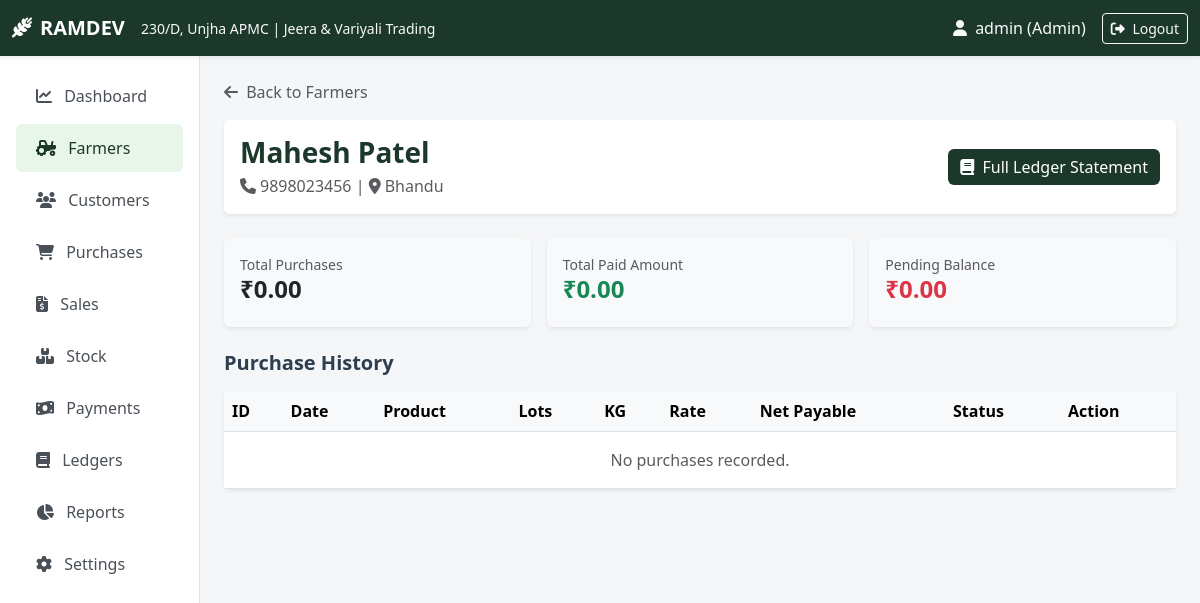
The app's page /farmers/2 (signed in) with its own data.
### tables this page shows
CREATE TABLE settings (
            key TEXT PRIMARY KEY,
            value TEXT NOT NULL
        );

CREATE TABLE farmers (
            id INTEGER PRIMARY KEY AUTOINCREMENT,
            name TEXT NOT NULL,
            mobile TEXT NOT NULL,
            village TEXT NOT NULL,
            created_at TIMESTAMP DEFAULT CURRENT_TIMESTAMP
        );

### app.py (the view)
@app.route('/farmers/<int:id>')
@login_required
def farmer_details(id):
    conn = get_db_connection()
    farmer = conn.execute("SELECT * FROM farmers WHERE id = ?", (id,)).fetchone()
    if not farmer:
        conn.close()
        flash("Farmer not found.", "danger")
        return redirect(url_for('farmers'))
    purchases = conn.execute("""
        SELECT p.*, pr.name as product_name
        FROM purchases p
        JOIN products pr ON p.product_id = pr.id
        WHERE p.farmer_id = ? ORDER BY p.id DESC
    """, (id,)).fetchall()
    ledger = conn.execute("SELECT * FROM ledger WHERE party_type = 'Farmer' AND party_id = ? ORDER BY date ASC, id ASC", (id,)).fetchall()
    totals = conn.execute("""
        SELECT SUM(net_payable) as total_purchase, SUM(paid_amount) as total_paid, SUM(remaining_amount) as total_pending
        FROM purchases WHERE farmer_id = ?
    """, (id,)).fetchone()
    conn.close()
    return render_template('farmer_details.html', farmer=farmer, purchases=purchases, ledger=ledger, totals=totals)

### app.py (called while the page is built)
@app.context_processor
def inject_global_vars():
    business_info = {
        'name': get_setting('business_name', 'RAMDEV'),
        'shop_no': get_setting('shop_no', '230/D'),
        'market': get_setting('market', 'Unjha APMC'),
        'type': get_setting('business_type', 'Jeera & Variyali Trading'),
        'location': get_setting('location', 'Unjha APMC, Gujarat, India'),
        'mobile': get_setting('mobile', ''),
        'email': get_setting('email', ''),
        'gst_no': get_setting('gst_no', ''),
        'lot_weight': get_lot_weight()
    }
    return dict(biz=business_info)

def login_required(f):
    @wraps(f)
    def decorated_function(*args, **kwargs):
        if 'user_id' not in session:
            flash("Please log in to access this page.", "warning")
            return redirect(url_for('login'))
        return f(*args, **kwargs)
    return decorated_function

### database.py (called while the page is built)
def get_db_connection():
    conn = sqlite3.connect(DB_NAME)
    conn.row_factory = sqlite3.Row
    return conn

def get_setting(key, default=""):
    conn = get_db_connection()
    res = conn.execute("SELECT value FROM settings WHERE key = ?", (key,)).fetchone()
    conn.close()
    return res['value'] if res else default

def get_lot_weight():
    try:
        return float(get_setting('lot_weight_kg', '20'))
    except ValueError:
        return 20.0

### templates/farmer_details.html
{% extends "base.html" %}
{% block content %}
<div class="mb-3">
    <a href="{{ url_for('farmers') }}" class="text-decoration-none text-muted"><i class="fa-solid fa-arrow-left me-1"></i> Back to Farmers</a>
</div>
<div class="card border-0 shadow-sm mb-4">
    <div class="card-body">
        <div class="d-flex justify-content-between align-items-center">
            <div>
                <h3 class="fw-bold text-mandi mb-1">{{ farmer.name }}</h3>
                <p class="text-muted mb-0"><i class="fa-solid fa-phone me-1"></i>{{ farmer.mobile }} | <i class="fa-solid fa-location-dot me-1"></i>{{ farmer.village }}</p>
            </div>
            <a href="{{ url_for('ledger', party_type='Farmer', party_id=farmer.id) }}" class="btn btn-mandi"><i class="fa-solid fa-book me-1"></i> Full Ledger Statement</a>
        </div>
    </div>
</div>
<div class="row g-3 mb-4">
    <div class="col-md-4">
        <div class="card border-0 shadow-sm p-3 bg-light">
            <small class="text-muted">Total Purchases</small>
            <h4 class="fw-bold">₹{{ "%.2f"|format(totals.total_purchase or 0) }}</h4>
        </div>
    </div>
    <div class="col-md-4">
        <div class="card border-0 shadow-sm p-3 bg-light">
            <small class="text-muted">Total Paid Amount</small>
            <h4 class="fw-bold text-success">₹{{ "%.2f"|format(totals.total_paid or 0) }}</h4>
        </div>
    </div>
    <div class="col-md-4">
        <div class="card border-0 shadow-sm p-3 bg-light">
            <small class="text-muted">Pending Balance</small>
            <h4 class="fw-bold text-danger">₹{{ "%.2f"|format(totals.total_pending or 0) }}</h4>
        </div>
    </div>
</div>
<h5 class="fw-bold mb-3">Purchase History</h5>
<div class="card border-0 shadow-sm">
    <div class="card-body p-0">
        <div class="table-responsive">
            <table class="table table-hover mb-0">
                <thead class="table-light">
                    <tr><th>ID</th><th>Date</th><th>Product</th><th>Lots</th><th>KG</th><th>Rate</th><th>Net Payable</th><th>Status</th><th>Action</th></tr>
                </thead>
                <tbody>
                    {% for p in purchases %}
                    <tr>
                        <td>#{{ p.id }}</td>
                        <td>{{ p.date }}</td>
                        <td>{{ p.product_name }}</td>
                        <td>{{ p.lots }}</td>
                        <td>{{ p.kg }}</td>
                        <td>₹{{ p.rate_per_kg }}</td>
                        <td class="fw-bold">₹{{ p.net_payable }}</td>
                        <td><span class="badge bg-{% if p.payment_status=='Paid' %}success{% elif p.payment_status=='Partial' %}warning{% else %}danger{% endif %}">{{ p.payment_status }}</span></td>
                        <td><a href="{{ url_for('purchase_receipt', id=p.id) }}" class="btn btn-sm btn-outline-secondary">Receipt</a></td>
                    </tr>
                    {% else %}
                    <tr><td colspan="9" class="text-center text-muted py-3">No purchases recorded.</td></tr>
                    {% endfor %}
                </tbody>
            </table>
        </div>
    </div>
</div>
{% endblock %}

### templates/base.html (shortened to what this page needs)
<!DOCTYPE html>
<html lang="en">
<head>
    <link href="https://cdn.jsdelivr.net/npm/bootstrap@5.3.0/dist/css/bootstrap.min.css" rel="stylesheet">
    <link rel="stylesheet" href="https://cdnjs.cloudflare.com/ajax/libs/font-awesome/6.4.0/css/all.min.css">
    <link rel="stylesheet" href="{{ url_for('static', filename='style.css') }}">
</head>
<body>
    <nav class="navbar navbar-expand-lg navbar-dark bg-mandi sticky-top shadow-sm no-print">
        <div class="container-fluid">
            <a class="navbar-brand fw-bold" href="{{ url_for('dashboard') }}">
                <i class="fa-solid fa-wheat-awn me-2"></i>{{ biz.name }}
            </a>
            <span class="navbar-text text-light d-none d-md-inline me-auto">
                <small>{{ biz.shop_no }}, {{ biz.market }} | {{ biz.type }}</small>
            </span>
            <div class="d-flex align-items-center">
                {% if session.get('user_id') %}
                <span class="text-light me-3"><i class="fa-solid fa-user me-1"></i> {{ session.username }} ({{ session.role }})</span>
                <a href="{{ url_for('logout') }}" class="btn btn-outline-light btn-sm"><i class="fa-solid fa-right-from-bracket me-1"></i> Logout</a>
                {% endif %}
            </div>
        </div>
    </nav>
    <div class="container-fluid">
        <div class="row">
            {% if session.get('user_id') %}
            <nav class="col-md-3 col-lg-2 d-md-block sidebar collapse p-3 no-print">
                <div class="position-sticky">
                    <ul class="nav flex-column">
                        <li class="nav-item"><a class="nav-link {% if request.endpoint == 'dashboard' %}active{% endif %}" href="{{ url_for('dashboard') }}"><i class="fa-solid fa-chart-line me-2"></i> Dashboard</a></li>
                        <li class="nav-item"><a class="nav-link {% if request.endpoint in ['farmers', 'farmer_details'] %}active{% endif %}" href="{{ url_for('farmers') }}"><i class="fa-solid fa-tractor me-2"></i> Farmers</a></li>
                        <li class="nav-item"><a class="nav-link {% if request.endpoint in ['customers', 'customer_details'] %}active{% endif %}" href="{{ url_for('customers') }}"><i class="fa-solid fa-users me-2"></i> Customers</a></li>
                        <li class="nav-item"><a class="nav-link " href="{{ url_for('purchases') }}"><i class="fa-solid fa-cart-shopping me-2"></i> Purchases</a></li>
                        <li class="nav-item"><a class="nav-link " href="{{ url_for('sales') }}"><i class="fa-solid fa-file-invoice-dollar me-2"></i> Sales</a></li>
                        <li class="nav-item"><a class="nav-link {% if request.endpoint == 'stock' %}active{% endif %}" href="{{ url_for('stock') }}"><i class="fa-solid fa-boxes-stacked me-2"></i> Stock</a></li>
                        <li class="nav-item"><a class="nav-link {% if request.endpoint == 'payments' %}active{% endif %}" href="{{ url_for('payments') }}"><i class="fa-solid fa-money-bill-wave me-2"></i> Payments</a></li>
                        <li class="nav-item"><a class="nav-link {% if request.endpoint == 'ledger' %}active{% endif %}" href="{{ url_for('ledger') }}"><i class="fa-solid fa-book me-2"></i> Ledgers</a></li>
                        <li class="nav-item"><a class="nav-link {% if request.endpoint == 'reports' %}active{% endif %}" href="{{ url_for('reports') }}"><i class="fa-solid fa-chart-pie me-2"></i> Reports</a></li>
                        {% if session.get('role') == 'Admin' %}
                        <li class="nav-item"><a class="nav-link {% if request.endpoint == 'settings' %}active{% endif %}" href="{{ url_for('settings') }}"><i class="fa-solid fa-gear me-2"></i> Settings</a></li>
                        {% endif %}
                    </ul>
                </div>
            </nav>
            <main class="col-md-9 ms-sm-auto col-lg-10 px-md-4 py-4">
            {% else %}
            <main class="col-12 px-md-4 py-4">
            {% endif %}
                {% block content %}{% endblock %}
            </main>
        </div>
    </div>
</body>
</html>

### static/style.css (style rules this page uses)
:root { --primary-color: #1b382b; --primary-hover: #142a20; --secondary-color: #d4a373; --bg-light: #f4f6f8; --text-dark: #2c3e50; --card-shadow: 0 4px 12px rgba(0,0,0,0.05); }
body { font-family: 'Segoe UI', Tahoma, Geneva, Verdana, sans-serif; background-color: var(--bg-light); color: var(--text-dark); }
.bg-mandi { background-color: var(--primary-color) !important; }
.text-mandi { color: var(--primary-color) !important; }
.btn-mandi { background-color: var(--primary-color); color: #fff; border: none; }
.sidebar { min-height: calc(100vh - 56px); background-color: #ffffff; border-right: 1px solid #e0e0e0; }
.sidebar .nav-link { color: #495057; font-weight: 500; padding: 12px 20px; border-radius: 6px; margin-bottom: 4px; }
.sidebar .nav-link:hover, .sidebar .nav-link.active { background-color: #e8f5e9; color: var(--primary-color); }

### records on screen
settings: name "RAMDEV"
settings: shop_no "230/D"
settings: market "Unjha APMC"
settings: type "Jeera & Variyali Trading"
farmers: name "Mahesh Patel", mobile "9898023456", village "Bhandu"

### other values on screen
{{ session.username }} "admin"
{{ session.role }} "Admin"
{{ "%.2f"|format(totals.total_purchase or 0) }} "0.00"
{{ "%.2f"|format(totals.total_paid or 0) }} "0.00"
{{ "%.2f"|format(totals.total_pending or 0) }} "0.00"
